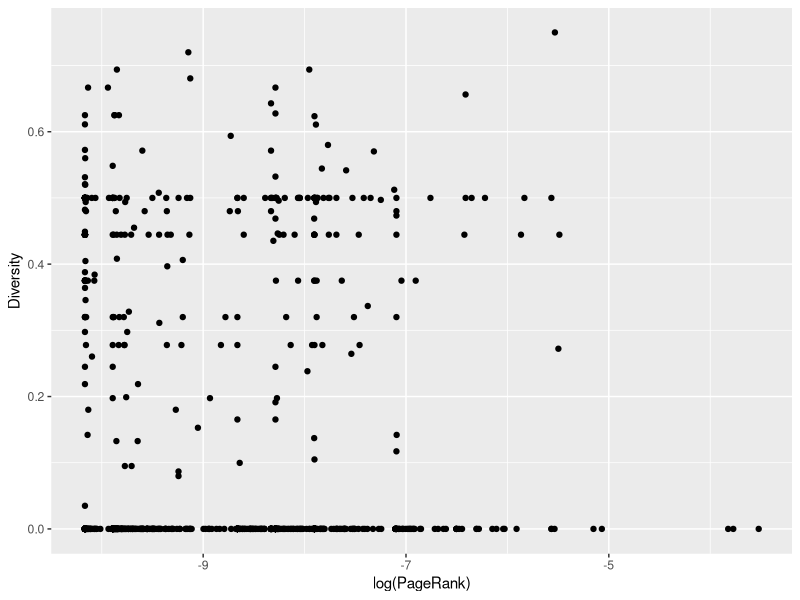

Recreate this plot in R.
## ---- load_data_packages_functions ----
library(knitr)
library(tools)
library(vegan)
library(ggplot2)

tweets <- read.csv("data/tweetsAnon.csv")
# Subset by orthographic variants of <lol> only
lol <- subset(tweets, grepl("l+(o+|u+|e+|a+w+)l+",
                            lol, perl = TRUE, ignore.case = TRUE))


## Functions
# Get the Simpson's index of diversity for tokens of (lol)
getDiversity <- function(variants){
  divSimpson <- diversity(table(variants), index = "simpson")
  return(divSimpson)
}

# Get Simpson's index of diversity and centrality for each user individually
getDivByCent <- function(df, speaker, variable, centrality){
  diversities <- aggregate(eval(parse(text = paste0(df, "$", variable))),
                           list(eval(parse(text = paste0(df, "$", speaker)))),
                           getDiversity)
  centralities <- aggregate(eval(parse(text = paste0(df, "$", centrality))),
                            list(eval(parse(text = paste0(df, "$", speaker)))),
                            unique)
  divByCent <- merge(centralities, diversities, by = 1)
  colnames(divByCent) <- c(toTitleCase(speaker), toTitleCase(centrality), "Diversity")
  return(divByCent)
}

## Analysis
## ---- divByPR_graph ----
divByPR <- getDivByCent("lol", "utilisateur", "lol", "PageRank")
colnames(divByPR) <- c("User", colnames(divByPR)[2:3])
ggplot(divByPR,
       aes(x = log(PageRank),
           y = Diversity)) +
  geom_point()
